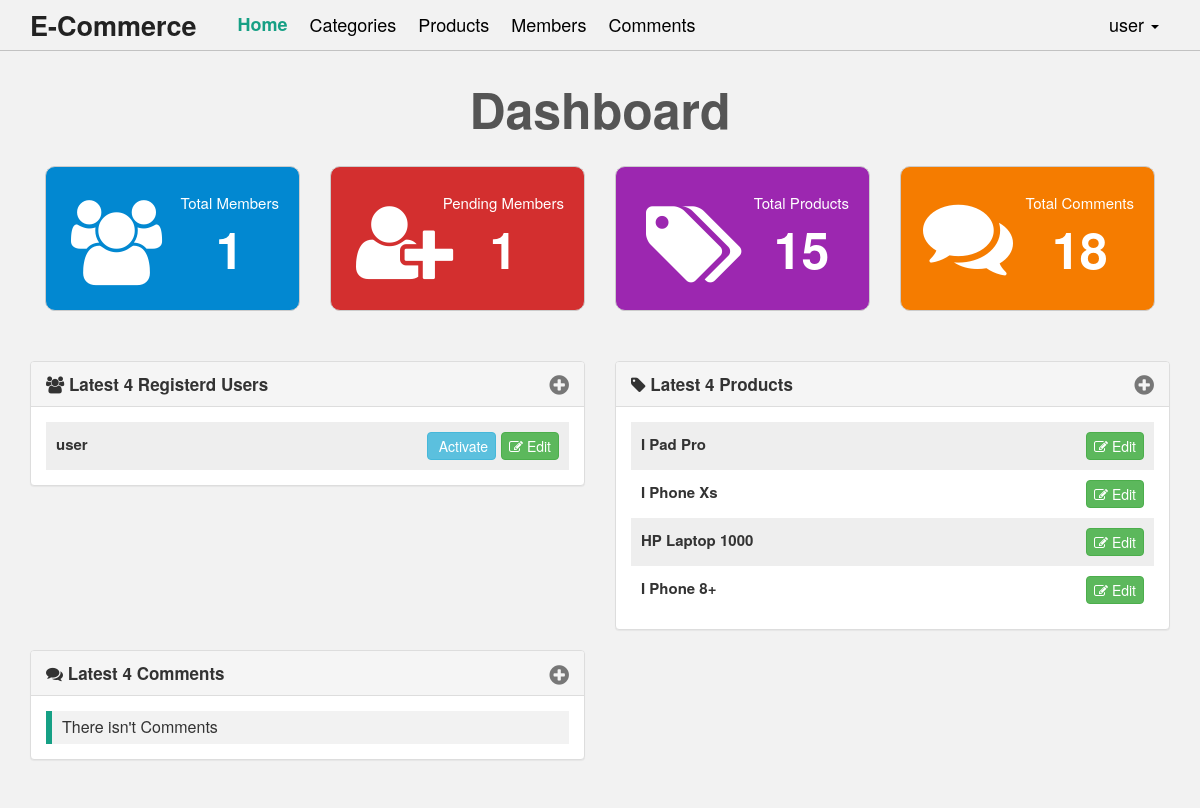
Page /admins/dashboard.php (signed in) on the committed database.
### tables this page shows
CREATE TABLE `users` (
  `UserID` int(11) NOT NULL COMMENT 'ID of user',
  `UserName` varchar(255) NOT NULL COMMENT 'username to login',
  `Password` varchar(255) NOT NULL COMMENT 'password to login',
  `Email` varchar(255) NOT NULL,
  `FullName` varchar(255) NOT NULL,
  `TypeUser` int(11) NOT NULL DEFAULT 0 COMMENT '0 : that mean user , 1 : that mean admin',
  `AccepteAccount` int(11) NOT NULL DEFAULT 0,
  `SellerRank` int(11) NOT NULL DEFAULT 0,
  `RegDate` datetime DEFAULT NULL,
  `Image_Profile` varchar(255) NOT NULL
);

CREATE TABLE `items` (
  `items_ID` int(11) NOT NULL,
  `Name` varchar(255) NOT NULL,
  `Description` text NOT NULL,
  `Price` int(11) NOT NULL,
  `Add_Date` date NOT NULL,
  `Image` varchar(255) NOT NULL,
  `Country_Made` varchar(255) NOT NULL,
  `Status` varchar(255) NOT NULL,
  `Rating` smallint(6) NOT NULL,
  `accepte` tinyint(4) NOT NULL DEFAULT 0,
  `Tags` varchar(255) DEFAULT NULL,
  `Catg_ID` int(11) NOT NULL,
  `Member_ID` int(11) NOT NULL
);

### admins/includes/functions/functions.php (called while the page is built, shortened)
<?php
function countItem($select, $table, $condition = null, $valueofCondition = null) {
	global $con;
	$query= $condition == null || $valueofCondition == null ? "" : " WHERE " . $condition . " = " . $valueofCondition;
		$stmt = $con->prepare("SELECT COUNT($select) FROM $table $query");
	$stmt->execute();
	$result = $stmt->fetchColumn();
	return $result;
}
function getLatest($select, $table, $order = null, $limit = 5){
	global $con;
	$getstmt = $con->prepare("SELECT $select FROM $table ORDER BY $order DESC LIMIT $limit");
	$getstmt->execute();
	$rows = $getstmt->fetchAll();
	return $rows;
}

### admins/dashboard.php (the view, shortened to what this page needs)
<?php
if (isset($_SESSION['Username'])){
	include "init.php";
	?>
	<?php
	$limituser = 4;
	$latestUsers = getLatest("*", "users", "RegDate", $limituser);
	$limitItems = 4;
	$latestItems = getLatest("*", "items", "items_ID", $limitItems);
	$limitComments = 4;
	$stmt = $con->prepare("SELECT comments.*, users.UserName AS user_name , items.Name AS item_name FROM comments
							INNER JOIN users ON comments.user_id = users.UserID
							INNER JOIN items ON comments.item_id = items.items_ID
							ORDER BY Comment_Date DESC Limit $limitComments");
	$stmt->execute();
	$latestComments = $stmt->fetchAll();
	?>
	<h1 class="mainheader">Dashboard</h1>
	<div class="status">
		<div class="container">
			<div class="col-md-3">
				<div class="status-ele st-members">
					<i class="fa fa-users"></i>
					<div class="info">
							Total Members
						<span><a href="members.php">
							<?php echo countItem('UserID', 'users', 'TypeUser', '0');?></a>
						</span>
					</div>
				</div>
			</div>
			<div class="col-md-3">
				<div class="status-ele st-pending">
					<i class="fa fa-user-plus" aria-hidden="true"></i>
					<div class="info">
							Pending Members
						<span><a href="members.php?do=Manage&page=pending">
							<?php echo countItem('UserID', 'users', 'AccepteAccount', '0')?>
						</a></span>
					</div>
				</div>
			</div>
			<div class="col-md-3">
				<div class="status-ele st-items">
					<i class="fa fa-tags" aria-hidden="true"></i>
					<div class="info">
						Total Products
					<span><a href="items.php">
						<?php echo countItem('items_ID', 'items');?>
						</a></span>
					</div>
				</div>
			</div>
			<div class="col-md-3">
				<div class="status-ele st-comments">
					<i class="fa fa-comments" aria-hidden="true"></i>
					<div class="info">
						Total Comments
					<span><a href="comments.php">
							<?php echo countItem('Comment_ID', 'comments')?>
						</a></span>
					</div>
				</div>
			</div>
		</div>
	</div>
	<div class="lastest">
		<div class="container">
			<div class="row">
				<div class="col-sm-6">
					<div class="panel panel-default">
						<div class="panel-heading">
							<i class="fa fa-users"></i>
							 Latest <?php echo $limituser; ?> Registerd Users
							 <span class="toggle-latest pull-right">
								<i class="fa fa-plus-circle fa-lg"></i></span>
						</div>
						<div class="panel-body">
							<?php
							if (!empty($latestUsers)){
									echo "<ul class='latest-item'>";
									foreach ($latestUsers as $user) {
										echo "<li>";
											echo "<span class='latest-user'>" . $user['UserName'] . "</span>";
											echo "<a href='members.php?do=EditMember&id=" . $user['UserID'] . "'>";
												echo "<span class='btn btn-success pull-right'>";
													echo "<i class='fa fa-pencil-square-o'></i> Edit";
												echo "</span>";
											echo "</a>";
											if ($user['AccepteAccount'] == 0) {
												echo "<a href='members.php?do=Activate&id=". $user['UserID'] ."'>";
													echo "<span class='btn btn-info pull-right'>";
														echo "<i class='fa fa-check-circlae'></i> Activate";
													echo "</span>";
												echo "</a>";
											}
										echo "</li>";
									}
									echo "</ul>";
								}else {
									echo "<div class='noData'>There isn't users</div>";
								}
							?>
						</div>
					</div>
				</div>
				<div class="col-sm-6">
					<div class="panel panel-default">
						<div class="panel-heading">
							<i class="fa fa-tag"></i> Latest <?php echo $limitItems;?> Products
							<span class="toggle-latest pull-right">
								<i class="fa fa-plus-circle fa-lg"></i></span>
						</div>
						<div class="panel-body">
								<?php
								if (!empty($latestItems)){
									echo "<ul class='latest-item'>";
									foreach ($latestItems as $item) {
										echo "<li>";
											echo "<span class='latest-user'>" . $item['Name'] . "</span>";
											echo "<a href='items.php?do=Edit&id=" . $item['items_ID'] . "'>";
												echo "<span class='btn btn-success pull-right'>";
													echo "<i class='fa fa-pencil-square-o'></i> Edit";
												echo "</span>";
											echo "</a>";
										echo "</li>";
									}
									echo "</ul>";
								}else {
									echo "<div class='noData'>There isn't Products</div>";
								}
							?>
						</div>
					</div>
				</div>
				<div class="col-sm-6">
					<div class="panel panel-default">
						<div class="panel-heading">
							<i class="fa fa-comments"></i> Latest <?php echo $limitComments;?> Comments
							<span class="toggle-latest pull-right">
								<i class="fa fa-plus-circle fa-lg"></i></span>
						</div>
						<div class="panel-body">
							<?php
								if (!empty($latestComments)){
									foreach ($latestComments as $comment){
										echo "<div class='comment-box'>";
										echo "<span class='head-comment'>";
											echo "<span class='name-commenting'><a href='members.php?do=EditMember&id=" . $comment['user_id'] . "'>" . $comment['user_name'] . "</a></span>";
											echo "<span class='product-commenting'><a href='items.php?do=Edit&id=" . $comment['item_id']. "'>[" . $comment['item_name'] . "]</a></span>";
										echo "</span>";
										echo "<span class='body-comment'>" . $comment['Comment'] . "</span>";
										echo "</div>";
									}
								} else {
									echo "<div class='noData'>There isn't Comments</div>";
								}
							?>
						</div>
					</div>
				</div>
			</div>
		</div>
	</div>
	<?php
} else {
	header("Location: index.php");
	exit();
}
?>
<?php include $tpl . "footer.php"; ?>

### admins/layout/css/main.css (style rules this page uses)
body { background-color: #F2F2F2; font-size: 16px; box-sizing: border-box; }
.mainheader { color:#555; font-size: 50px; text-align: center; margin: 30px 0; font-weight: bold; }
.noData { background-color: #F2F2F2; padding: 5px 10px; border-left: 6px solid #16a085; }
.btn { transition: all .6s; }
.fa-user-plus { margin-right: 5px; }
.status { text-align: center; }
.status .status-ele { padding: 25px 20px; background-color: #EEE; border:1px solid #CCC; font-size: 18px; border-radius: 10px; color:#FFF; position: relative; overflow: hidden; }
.status .st-pending { background-color: #D32F2F; }
.status .st-members { background-color: #0288D1; }
.status .st-items { background-color: #9C27B0; }
.status .st-comments { background-color: #F57C00; }
.status .status-ele i { font-size: 85px; position: absolute; top: 33px; left: 25px; }
.status .st-comments i { top: 25px; font-size: 90px; left: 22px }
.status .st-items i { font-size: 90px; left:30px; }
.status .status-ele .info { float: right; font-size: 15px; }
.status .status-ele .info span { font-size: 50px; display: block; font-weight: bold; }
.status a { color:#FFF; }
.lastest { margin: 50px 0; }
.lastest .toggle-latest { color: #777; cursor: pointer; }
.panel-default>.panel-heading { font-weight: bold; font-size: 17px; }
.latest-item { margin: 0; padding: 0; list-style-type: none; }
.latest-item li { overflow:hidden; padding: 10px; }
.latest-item li:nth-child(odd) { background-color: #EEE; }
.latest-item li .latest-user { font-size: 15px; font-weight: bold; line-height: 1.6; }
.latest-item .btn { padding: 3px 7px; }
.latest-item li .btn-info { margin-right: 5px; }

### rows in the picture
users: UserName "user"
items: Name "I Pad Pro"
items: Name "I Phone Xs"
items: Name "HP Laptop 1000"
items: Name "I Phone 8+"

### other values in the picture
lang('Home_Admin') "Home"
lang('Categories') "Categories"
lang('Products') "Products"
lang('Members') "Members"
lang('Comments') "Comments"
$_SESSION['Username'] "user"
countItem('UserID', 'users', 'TypeUser', '0') "1"
countItem('UserID', 'users', 'AccepteAccount', '0') "1"
countItem('items_ID', 'items') "15"
countItem('Comment_ID', 'comments') "18"
$limituser "4"
$limitItems "4"
$limitComments "4"
